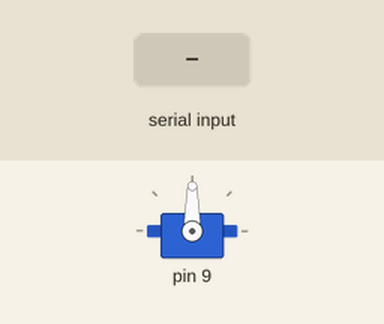
Simulated run of this program. Board: Arduino Uno, built with avr-gcc and run on an emulated ATmega328P. On the bench: servo. Inputs (shaded band) come from the test bench.

Above: at 1.2 s.
1.3 s: "1" received over Serial
At 2.8 s:
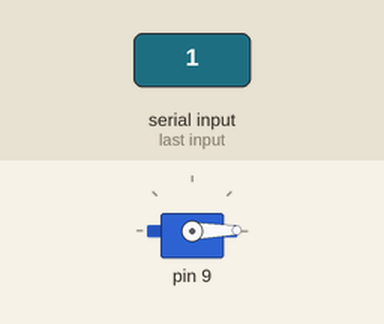
3.8 s: "0" received over Serial
At 5.9 s:
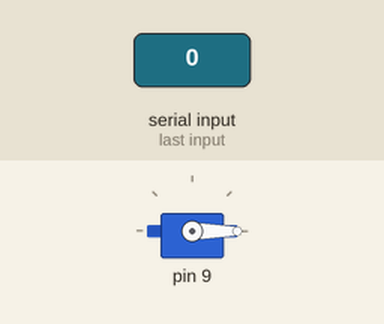
Timing chart, 0 to 7.4 s (numbered marks = the images above; inputs shaded):
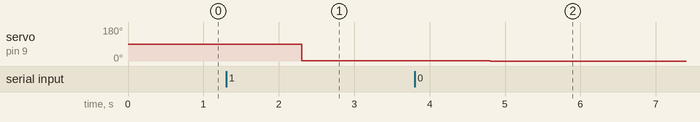

Measured:
- after the input at 1.3 s, servo on pin 9: 90° → 1° after 1.0 s
- after the input at 3.8 s, servo on pin 9: 1° → 0° after 1.0 s

The program:

main.cpp
```cpp
#include "../lib/test3.h"

void setup(){
  setup_test3();
}

void loop(){
  loop_test3();
}
```
